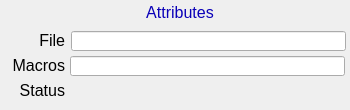
<?xml version="1.0" ?>
<ui version="4.0">
  <class>Dialog</class>
  <widget class="PyDMFrame" name="screen">
    <property name="geometry">
      <rect>
        <x>214</x>
        <y>81</y>
        <width>350</width>
        <height>110</height>
      </rect>
    </property>
    <property name="minimumSize">
      <size>
        <width>350</width>
        <height>110</height>
      </size>
    </property>
    <property name="styleSheet">
      <string notr="true">PyDMFrame#screen {
  color: rgb(0, 0, 0);
  background-color: rgb(187, 187, 187);
  }</string>
    </property>
    <property name="windowTitle">
      <string>ADAttrFile</string>
    </property>
    <layout class="QGridLayout" name="gridLayout" columnstretch="5,20,40,5,1,56,3,100,4,111,1,4" rowstretch="2,20,1,7,1,19,1,4,1,19,1,4,1,18,1,10">
      <property name="leftMargin">
        <number>0</number>
      </property>
      <property name="topMargin">
        <number>0</number>
      </property>
      <property name="rightMargin">
        <number>0</number>
      </property>
      <property name="bottomMargin">
        <number>0</number>
      </property>
      <property name="horizontalSpacing">
        <number>0</number>
      </property>
      <property name="verticalSpacing">
        <number>0</number>
      </property>
      <item row="1" column="6" rowspan="2" colspan="3">
        <widget class="PyDMDrawingRectangle" name="rectangle">
          <property name="geometry">
            <rect>
              <x>127</x>
              <y>2</y>
              <width>107</width>
              <height>21</height>
            </rect>
          </property>
          <property name="sizePolicy">
            <sizepolicy hsizetype="Ignored" vsizetype="Ignored">
              <horstretch>0</horstretch>
              <verstretch>0</verstretch>
            </sizepolicy>
          </property>
          <property name="brush" stdset="0">
            <brush brushstyle="SolidPattern">
              <color alpha="255">
                <red>218</red>
                <green>218</green>
                <blue>218</blue>
              </color>
            </brush>
          </property>
          <property name="penStyle" stdset="0">
            <enum>Qt::SolidLine</enum>
          </property>
          <property name="penColor" stdset="0">
            <color>
              <red>218</red>
              <green>218</green>
              <blue>218</blue>
            </color>
          </property>
          <property name="penWidth" stdset="0">
            <double>0</double>
          </property>
          <property name="penCapStyle" stdset="0">
            <enum>Qt::FlatCap</enum>
          </property>
          <property name="toolTip">
            <string>rectangle</string>
          </property>
        </widget>
      </item>
      <item row="1" column="7">
        <widget class="QLabel" name="text">
          <property name="geometry">
            <rect>
              <x>130</x>
              <y>2</y>
              <width>100</width>
              <height>20</height>
            </rect>
          </property>
          <property name="sizePolicy">
            <sizepolicy hsizetype="Ignored" vsizetype="Ignored">
              <horstretch>0</horstretch>
              <verstretch>0</verstretch>
            </sizepolicy>
          </property>
          <property name="text">
            <string>Attributes</string>
          </property>
          <property name="font">
            <font>
              <pointsize>12</pointsize>
            </font>
          </property>
          <property name="brush" stdset="0">
            <brush brushstyle="SolidPattern">
              <color alpha="255">
                <red>10</red>
                <green>0</green>
                <blue>184</blue>
              </color>
            </brush>
          </property>
          <property name="toolTip">
            <string>text</string>
          </property>
          <property name="alignment">
            <set>Qt::AlignCenter</set>
          </property>
          <property name="styleSheet">
            <string notr="true">QLabel#text {
  color: rgb(10, 0, 184);
  }</string>
          </property>
        </widget>
      </item>
      <item row="0" column="0" rowspan="16" colspan="12">
        <widget class="PyDMDrawingRectangle" name="rectangle_1">
          <property name="geometry">
            <rect>
              <x>0</x>
              <y>0</y>
              <width>350</width>
              <height>110</height>
            </rect>
          </property>
          <property name="sizePolicy">
            <sizepolicy hsizetype="Ignored" vsizetype="Ignored">
              <horstretch>0</horstretch>
              <verstretch>0</verstretch>
            </sizepolicy>
          </property>
          <property name="brush" stdset="0">
            <brush brushstyle="NoBrush">
              <color alpha="255">
                <red>0</red>
                <green>0</green>
                <blue>0</blue>
              </color>
            </brush>
          </property>
          <property name="penStyle" stdset="0">
            <enum>Qt::SolidLine</enum>
          </property>
          <property name="penColor" stdset="0">
            <color>
              <red>0</red>
              <green>0</green>
              <blue>0</blue>
            </color>
          </property>
          <property name="penWidth" stdset="0">
            <double>1</double>
          </property>
          <property name="penCapStyle" stdset="0">
            <enum>Qt::FlatCap</enum>
          </property>
          <property name="toolTip">
            <string>rectangle_1</string>
          </property>
        </widget>
      </item>
      <item row="4" column="2" rowspan="2">
        <widget class="QLabel" name="text_1">
          <property name="geometry">
            <rect>
              <x>25</x>
              <y>30</y>
              <width>40</width>
              <height>20</height>
            </rect>
          </property>
          <property name="sizePolicy">
            <sizepolicy hsizetype="Ignored" vsizetype="Ignored">
              <horstretch>0</horstretch>
              <verstretch>0</verstretch>
            </sizepolicy>
          </property>
          <property name="text">
            <string>File</string>
          </property>
          <property name="font">
            <font>
              <pointsize>12</pointsize>
            </font>
          </property>
          <property name="brush" stdset="0">
            <brush brushstyle="SolidPattern">
              <color alpha="255">
                <red>0</red>
                <green>0</green>
                <blue>0</blue>
              </color>
            </brush>
          </property>
          <property name="toolTip">
            <string>text_1</string>
          </property>
          <property name="alignment">
            <set>Qt::AlignRight|Qt::AlignTrailing|Qt::AlignVCenter</set>
          </property>
          <property name="styleSheet">
            <string notr="true">QLabel#text_1 {
  color: rgb(0, 0, 0);
  }</string>
          </property>
        </widget>
      </item>
      <item row="5" column="5" rowspan="2" colspan="6">
        <widget class="PyDMLineEdit" name="text_entry">
          <property name="geometry">
            <rect>
              <x>71</x>
              <y>31</y>
              <width>275</width>
              <height>20</height>
            </rect>
          </property>
          <property name="sizePolicy">
            <sizepolicy hsizetype="Ignored" vsizetype="Ignored">
              <horstretch>0</horstretch>
              <verstretch>0</verstretch>
            </sizepolicy>
          </property>
          <property name="channel" stdset="0">
            <string>ca://${P}${R}NDAttributesFile</string>
          </property>
          <property name="toolTip">
            <string>${P}${R}NDAttributesFile</string>
          </property>
          <property name="displayFormat" stdset="0">
            <enum>PyDMLineEdit::String</enum>
          </property>
          <property name="font">
            <font>
              <pointsize>12</pointsize>
            </font>
          </property>
          <property name="styleSheet">
            <string notr="true">PyDMLineEdit#text_entry {
  color: rgb(0, 0, 0);
  background-color: rgb(115, 223, 255);
  border: 1px solid black;
  margin: 0px;
  padding: 0px;
  spacing: 0px;
  }</string>
          </property>
        </widget>
      </item>
      <item row="8" column="1" rowspan="2" colspan="2">
        <widget class="QLabel" name="text_2">
          <property name="geometry">
            <rect>
              <x>5</x>
              <y>55</y>
              <width>60</width>
              <height>20</height>
            </rect>
          </property>
          <property name="sizePolicy">
            <sizepolicy hsizetype="Ignored" vsizetype="Ignored">
              <horstretch>0</horstretch>
              <verstretch>0</verstretch>
            </sizepolicy>
          </property>
          <property name="text">
            <string>Macros</string>
          </property>
          <property name="font">
            <font>
              <pointsize>12</pointsize>
            </font>
          </property>
          <property name="brush" stdset="0">
            <brush brushstyle="SolidPattern">
              <color alpha="255">
                <red>0</red>
                <green>0</green>
                <blue>0</blue>
              </color>
            </brush>
          </property>
          <property name="toolTip">
            <string>text_2</string>
          </property>
          <property name="alignment">
            <set>Qt::AlignRight|Qt::AlignTrailing|Qt::AlignVCenter</set>
          </property>
          <property name="styleSheet">
            <string notr="true">QLabel#text_2 {
  color: rgb(0, 0, 0);
  }</string>
          </property>
        </widget>
      </item>
      <item row="9" column="4" rowspan="2" colspan="6">
        <widget class="PyDMLineEdit" name="text_entry_1">
          <property name="geometry">
            <rect>
              <x>70</x>
              <y>56</y>
              <width>275</width>
              <height>20</height>
            </rect>
          </property>
          <property name="sizePolicy">
            <sizepolicy hsizetype="Ignored" vsizetype="Ignored">
              <horstretch>0</horstretch>
              <verstretch>0</verstretch>
            </sizepolicy>
          </property>
          <property name="channel" stdset="0">
            <string>ca://${P}${R}NDAttributesMacros</string>
          </property>
          <property name="toolTip">
            <string>${P}${R}NDAttributesMacros</string>
          </property>
          <property name="displayFormat" stdset="0">
            <enum>PyDMLineEdit::String</enum>
          </property>
          <property name="font">
            <font>
              <pointsize>12</pointsize>
            </font>
          </property>
          <property name="styleSheet">
            <string notr="true">PyDMLineEdit#text_entry_1 {
  color: rgb(0, 0, 0);
  background-color: rgb(115, 223, 255);
  border: 1px solid black;
  margin: 0px;
  padding: 0px;
  spacing: 0px;
  }</string>
          </property>
        </widget>
      </item>
      <item row="12" column="1" rowspan="3" colspan="2">
        <widget class="QLabel" name="text_3">
          <property name="geometry">
            <rect>
              <x>5</x>
              <y>80</y>
              <width>60</width>
              <height>20</height>
            </rect>
          </property>
          <property name="sizePolicy">
            <sizepolicy hsizetype="Ignored" vsizetype="Ignored">
              <horstretch>0</horstretch>
              <verstretch>0</verstretch>
            </sizepolicy>
          </property>
          <property name="text">
            <string>Status</string>
          </property>
          <property name="font">
            <font>
              <pointsize>12</pointsize>
            </font>
          </property>
          <property name="brush" stdset="0">
            <brush brushstyle="SolidPattern">
              <color alpha="255">
                <red>0</red>
                <green>0</green>
                <blue>0</blue>
              </color>
            </brush>
          </property>
          <property name="toolTip">
            <string>text_3</string>
          </property>
          <property name="alignment">
            <set>Qt::AlignRight|Qt::AlignTrailing|Qt::AlignVCenter</set>
          </property>
          <property name="styleSheet">
            <string notr="true">QLabel#text_3 {
  color: rgb(0, 0, 0);
  }</string>
          </property>
        </widget>
      </item>
      <item row="13" column="4" colspan="6">
        <widget class="PyDMLabel" name="text_update">
          <property name="geometry">
            <rect>
              <x>70</x>
              <y>81</y>
              <width>275</width>
              <height>18</height>
            </rect>
          </property>
          <property name="sizePolicy">
            <sizepolicy hsizetype="Ignored" vsizetype="Ignored">
              <horstretch>0</horstretch>
              <verstretch>0</verstretch>
            </sizepolicy>
          </property>
          <property name="toolTip">
            <string>PV: ${P}${R}NDAttributesStatus</string>
          </property>
          <property name="channel" stdset="0">
            <string>ca://${P}${R}NDAttributesStatus</string>
          </property>
          <property name="displayFormat" stdset="0">
            <enum>PyDMLabel::String</enum>
          </property>
          <property name="font">
            <font>
              <pointsize>10</pointsize>
            </font>
          </property>
          <property name="alignment">
            <set>Qt::AlignLeading|Qt::AlignLeft|Qt::AlignVCenter</set>
          </property>
          <property name="textInteractionFlags">
            <set>Qt::TextSelectableByKeyboard|Qt::TextSelectableByMouse</set>
          </property>
          <property name="styleSheet">
            <string notr="true">PyDMLabel#text_update {
  color: rgb(0, 0, 0);
  background-color: rgb(218, 218, 218);
  }</string>
          </property>
        </widget>
      </item>
    </layout>
    <zorder>rectangle</zorder>
    <zorder>text</zorder>
    <zorder>rectangle_1</zorder>
    <zorder>text_1</zorder>
    <zorder>text_entry</zorder>
    <zorder>text_2</zorder>
    <zorder>text_entry_1</zorder>
    <zorder>text_3</zorder>
    <zorder>text_update</zorder>
  </widget>
  <customwidgets>
    <customwidget>
      <class>PyDMDrawingRectangle</class>
      <extends>QWidget</extends>
      <header>pydm.widgets.drawing</header>
    </customwidget>
    <customwidget>
      <class>PyDMLabel</class>
      <extends>QLabel</extends>
      <header>pydm.widgets.label</header>
    </customwidget>
    <customwidget>
      <class>PyDMLineEdit</class>
      <extends>QLineEdit</extends>
      <header>pydm.widgets.line_edit</header>
    </customwidget>
    <customwidget>
      <class>PyDMFrame</class>
      <extends>QFrame</extends>
      <header>pydm.widgets.frame</header>
    </customwidget>
  </customwidgets>
</ui>
